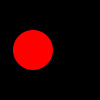
Frame 1 (no input)
Frame 60 (the mouse pressed at the canvas centre just before this capture): identical to frame 1, image omitted
Frame 120 (the mouse held since frame 60 and released just before this capture): identical to frame 1, image omitted

The Processing sketch that drew this single still picture (run headless with seeded random() and noise(); from frame 60 on, the mouse is pressed at the canvas centre):

// Processing sketch: Spot_Version7_0
// ── Spot_Version7_0.pde
Spot sp;

void setup()
{
  size (100, 100);
  noStroke();

  sp = new Spot(33, 50, 30);
  println("After constructor, the value of the diameter is " + sp.getDiameter());

  // Now change the value of the diameter
  sp.setDiameter(40);
  println("After setter, the value of the diameter is " + sp.getDiameter());
}

void draw()
{
  background(0);
  sp.colour(255, 0, 0);
  sp.display();
}
// ── Spot.pde
class Spot {

  private float xCoord, yCoord;
  private float diameter;
  private int red, green, blue, gray;

  //------------------//
  //   constructors   //
  //------------------//

  Spot()
  {
  }

  Spot(float xCoord, float yCoord, float diameter)
  {
    this.xCoord = xCoord;
    this.yCoord = yCoord;
    this.diameter = diameter;
  }

  Spot(float xCoord, float yCoord, float diameter, int gray)
  {
    this.xCoord = xCoord;
    this.yCoord = yCoord;
    this.diameter = diameter;
    colour(gray);
  }

  Spot(float xCoord, float yCoord, float diameter, int red, int green, int blue)
  {
    this.xCoord = xCoord;
    this.yCoord = yCoord;
    this.diameter = diameter;
    colour(red, green, blue);
  }

  //------------------//
  //     methods      //
  //------------------//

  void display()
  {
    ellipse(xCoord, yCoord, diameter, diameter);
  } 

  void colour(int red, int green, int blue)
  {
    this.red = red;
    this.green = green;
    this.blue = blue;
    fill (this.red, this.green, this.blue);
  }

  void colour(int gray) {
    this.gray = gray;
    fill (this.gray);
  }

  void move(float xCoord, float yCoord)
  {
    this.xCoord = xCoord;
    this.yCoord = yCoord;
  }

  //------------------//
  //     getters      //
  //------------------//
  public float getDiameter() {
    return diameter;
  }

  public float getXCoord() {
    return xCoord;
  }

  public float getYCoord() {
    return yCoord;
  }

  public int getRed() {
    return red;
  }

  public int getGreen() {
    return green;
  }

  public int getBlue() {
    return blue;
  }

  public int getGray() {
    return gray;
  }

  //------------------//
  //     setters      //
  //------------------//
  public void setDiameter(float diameter) {
    this.diameter = diameter;
  } 

  public void setXCoord(float xCoord) {
    this.xCoord = xCoord;
  } 

  public void setYCoord(float yCoord) {
    this.yCoord = yCoord;
  } 

  public void setRed(int red) {
    this.red = red;
  } 

  public void setGreen(int green) {
    this.green = green;
  } 

  public void setBlue(int blue) {
    this.blue = blue;
  }

  public void setGray(int gray) {
    this.gray = gray;
  }

}
